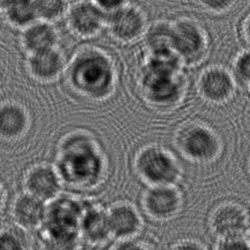
#> input picture images/imageh.png, 250 x 250 px, found by its file name
$ python hologram_registration.py
#> lines starting #> are read from the running program, lines starting #| are printed output that depends on the picture
import numpy as np
import cv2
import matplotlib.pyplot as plt

def load_image(image_path):
    """Load an image as grayscale."""
    return cv2.imread(image_path, cv2.IMREAD_GRAYSCALE).astype(np.float32)

def estimate_wavelength(hologram, pixel_pitch):
    """
    Estimate the wavelength of light from fringe spacing.
    :param hologram: 2D hologram image.
    :param pixel_pitch: Pixel size in meters.
    :return: Estimated wavelength in meters.
    """
    # Fourier transform of the hologram
    fft_holo = np.fft.fftshift(np.fft.fft2(hologram))
    magnitude_spectrum = np.abs(fft_holo)

    # Detect the dominant fringe frequency
    y_center, x_center = np.array(magnitude_spectrum.shape) // 2
    radial_profile = magnitude_spectrum[y_center, :]  # Take horizontal profile
    peak_freq = np.argmax(radial_profile[x_center:]) + x_center

    # Convert peak frequency to spatial frequency
    spatial_freq = peak_freq / (hologram.shape[1] * pixel_pitch)

    # Estimate wavelength
    wavelength = 1 / spatial_freq
    return wavelength

def estimate_distance(hologram, brightfield, wavelength, pixel_pitch, z_range):
    """
    Estimate object-to-sensor distance by matching reconstructed phase.
    :param hologram: 2D hologram image.
    :param brightfield: Brightfield image of the same object.
    :param wavelength: Wavelength of light (meters).
    :param pixel_pitch: Pixel size in meters.
    :param z_range: Range of distances to search (meters).
    :return: Best distance (meters).
    """
    def reconstruct(hologram, z):
        """Reconstruct the hologram at distance z."""
        k = 2 * np.pi / wavelength
        ny, nx = hologram.shape
        fx = np.fft.fftfreq(nx, d=pixel_pitch)
        fy = np.fft.fftfreq(ny, d=pixel_pitch)
        fx, fy = np.meshgrid(fx, fy)
        fsq = fx**2 + fy**2
        # Clip values to avoid negative values inside the sqrt
        sqrt_term = np.sqrt(np.clip(1 - (wavelength**2) * fsq, 0, None))
        H = np.exp(1j * k * z * sqrt_term)
        fft_holo = np.fft.fft2(hologram)
        return np.fft.ifft2(fft_holo * H)

    best_distance = None
    min_error = float("inf")

    for z in z_range:
        reconstructed = np.abs(reconstruct(hologram, z))
        error = np.mean((reconstructed - brightfield) ** 2)  # Mean squared error
        if error < min_error:
            min_error = error
            best_distance = z

    return best_distance

def main():
    # Load images
    hologram_path = "/mnt/data/home/antonn/SEMINAR/DigitalHolography/images/imageh.png"
    brightfield_path = "/mnt/data/home/antonn/SEMINAR/DigitalHolography/images/imageb.png"
    hologram = load_image(hologram_path)
    brightfield = load_image(brightfield_path)
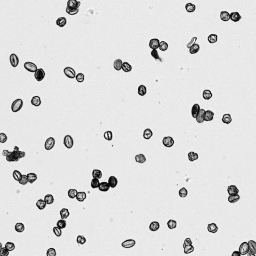
#> input picture images/imageb.png, 256 x 256 px, found by its file name

    # Define parameters
    pixel_pitch = 6.45e-6  # Pixel size in meters

    # Step 1: Estimate Wavelength
    estimated_wavelength = estimate_wavelength(hologram, pixel_pitch)
#> in estimate_wavelength, `radial_profile = magnitude_spectrum[y_center, :]`: radial_profile = 250 values, max 6792778 at index 125, min 400.3 at index 240, mean 39626.2
#> in estimate_wavelength, `peak_freq = np.argmax(radial_profile[x_center:]) + x_center`: peak_freq = 125
#> in estimate_wavelength, `spatial_freq = peak_freq / (hologram.shape[1] * pixel_pitch)`: spatial_freq = 77519.4
#> in estimate_wavelength, `wavelength = 1 / spatial_freq`: wavelength = 1.29e-05
#> estimated_wavelength = 1.29e-05
    print(f"Estimated Wavelength: {estimated_wavelength:.2e} meters")
#| Estimated Wavelength: 1.29e-05 meters

    # Step 2: Estimate Distance
    z_range = np.linspace(0.001, 0.05, 100)  # Search range for z (1 mm to 50 mm)
    estimated_distance = estimate_distance(hologram, brightfield, estimated_wavelength, pixel_pitch, z_range)
#> the loop in estimate_distance, `for z in z_range:` made 1 pass
#> pass 1, in estimate_distance, `reconstructed = np.abs(reconstruct(hologram, z))`:
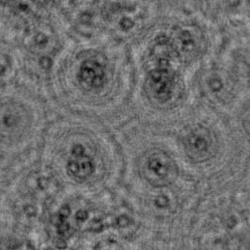
#> reconstructed: shape (250, 250) float64; min 4.08, max 177.4, mean 111
#> after the loop in estimate_distance, `for z in z_range:`: min_error = inf
    print(estimated_distance)
    #print(f"Estimated Distance: {estimated_distance:.2e} meters")

if __name__ == "__main__":
#> (the run stopped early here; a loop or call above may not have finished)
